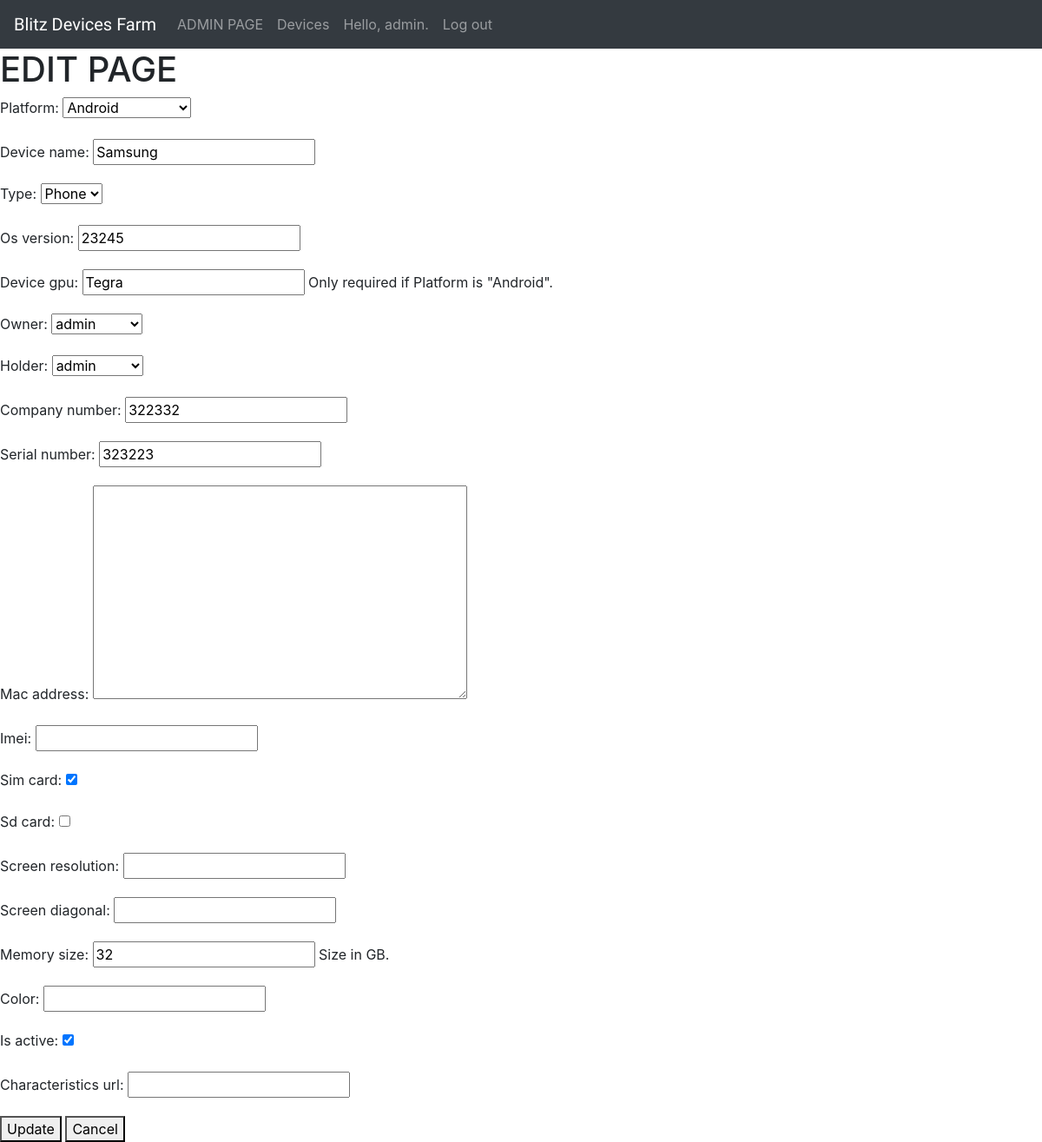
/2/edit (signed in), run on an earlier commit of the app's database.
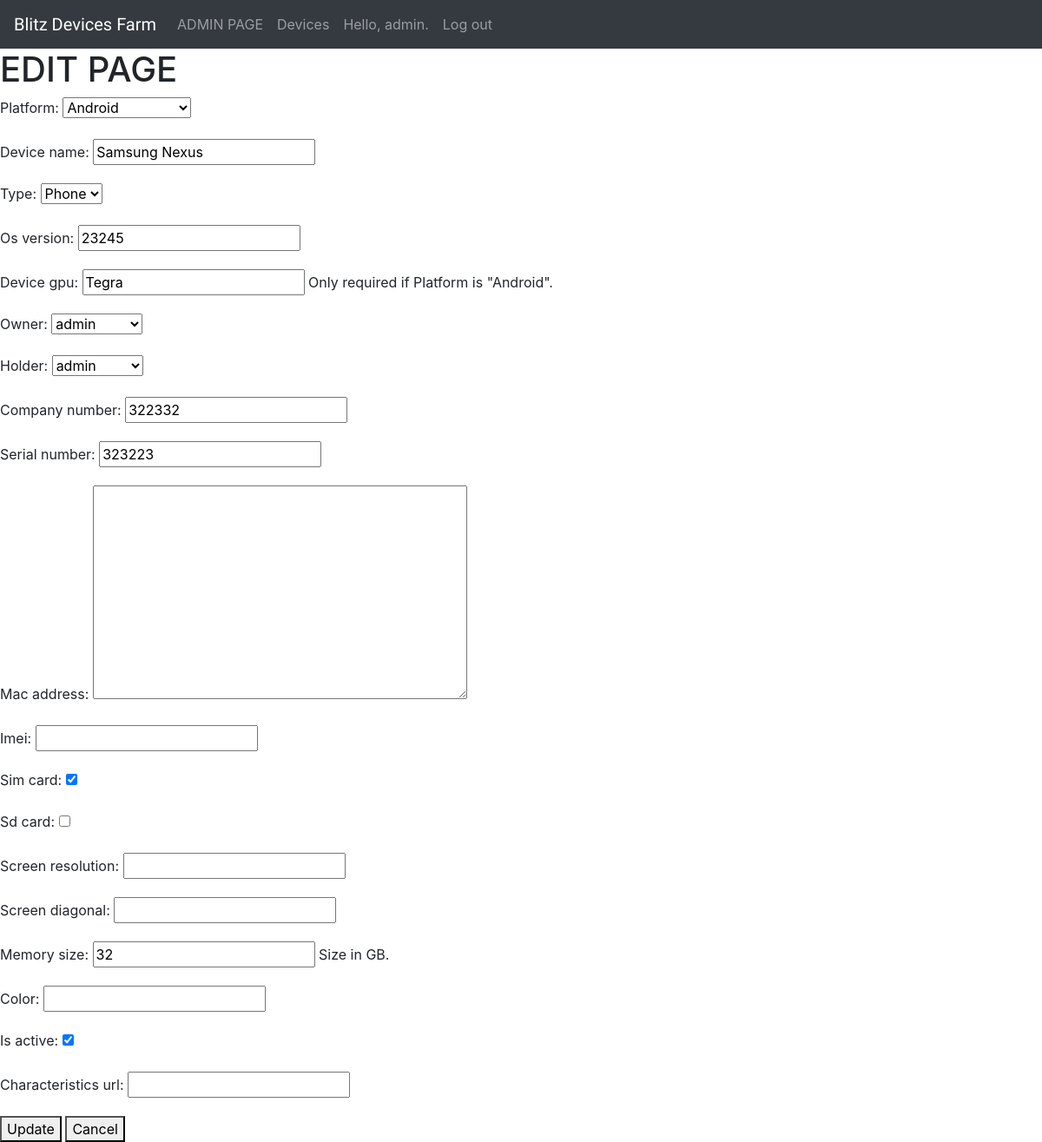
And on a later commit of the database.
### devices_farm/models.py (models this page shows, shortened)
class Device(models.Model):
    objects = models.Manager()
    ANDROID = 'Android'
    IOS = 'iOS'
    WIN_MOBILE = 'Windows Mobile'
    PLATFORMS = (
        (IOS, IOS),
        (ANDROID, ANDROID),
        (WIN_MOBILE, WIN_MOBILE)
    )
    device_platform = models.CharField(
        name='platform',
        max_length=20,
        choices=PLATFORMS,
    )
    device_name = models.CharField(
        max_length=20,
    )
    PHONE = 'Phone'
    TABLET = 'Tablet'
    TYPES = (
        (PHONE, PHONE),
        (TABLET, TABLET),
    )
    device_type = models.CharField(
        name='type',
        max_length=20,
        choices=TYPES,
        default=PHONE,
    )
    os_version = models.CharField(
        max_length=10,
        default=None,
    )
    device_gpu = models.CharField(
        max_length=20,
        blank=True,
        help_text='Only required if Platform is "Android".',
    )
    device_owner = models.ForeignKey(
        User,
        name='owner',
        on_delete=models.SET_NULL,
        null=True,
        related_name='user_owner'
    )
    current_holder = models.ForeignKey(
        User,
        name='holder',
        on_delete=models.SET_NULL,
        null=True,
        related_name='user_holder'
    )
    company_number = models.CharField(
        max_length=20,
        blank=True,
        default='',
    )
    serial_number = models.CharField(
        max_length=20,
    )
    mac_address = MACAddressField(
        null=True,
        blank=True,
        integer=False,
        default='',
    )
    imei_number = models.CharField(
        name='imei',
        max_length=20,
        blank=True,
        default='',
    )
    sim_card = models.BooleanField(
        default=True,
    )
    sd_card = models.BooleanField(
        default=False,
    )
    screen_resolution = models.CharField(
        max_length=20,
        blank=True,
        default='',
    )
    screen_diagonal = models.CharField(
        max_length=20,
        blank=True,
        default='',
    )
    memory_size = models.IntegerField(
        help_text='Size in GB.',
    )
    device_color = models.CharField(
        name='color',
        max_length=20,
        blank=True,
        default='',
    )
    is_active = models.BooleanField(
        default=True,
    )
    characteristics_url = models.URLField(
        default='',
        blank=True,
    )
    class Meta:
        ordering = ['platform', 'type', 'device_name']

### devices_farm/views.py (the view)
# urls.py: url(r'^(?P<pk>\d+)/edit$', views.DeviceUpdate.as_view(), name='edit-device'),
class DeviceUpdate(UpdateView):
    model = Device
    fields = '__all__'
    template_name = 'devices_farm/edit_device.html'
    @method_decorator(login_required)
    def dispatch(self, request, *args, **kwargs):
        return super(DeviceUpdate, self).dispatch(request, *args, **kwargs)

### users/models.py (called while the page is built)
    def __str__(self):
        return self.username

### devices_farm/templates/devices_farm/edit_device.html (shortened to what this page needs)
{% extends "devices_farm/base.html" %}
{% block content %}
    <h1>EDIT PAGE</h1>
    <form method="post" action="{% url 'devices_farm:edit-device' device.pk %}">
        {{ form.as_p }}
        <button name="Submit">Update</button>
        <a href="{% url 'devices_farm:device' device.pk %}">
            <button name="Cancel">
                Cancel
            </button>
        </a>
    </form>
{% endblock content %}

What changed in the data, as far as the page shows it:
changed Device "Android": device_name "Samsung" → "Samsung Nexus"
